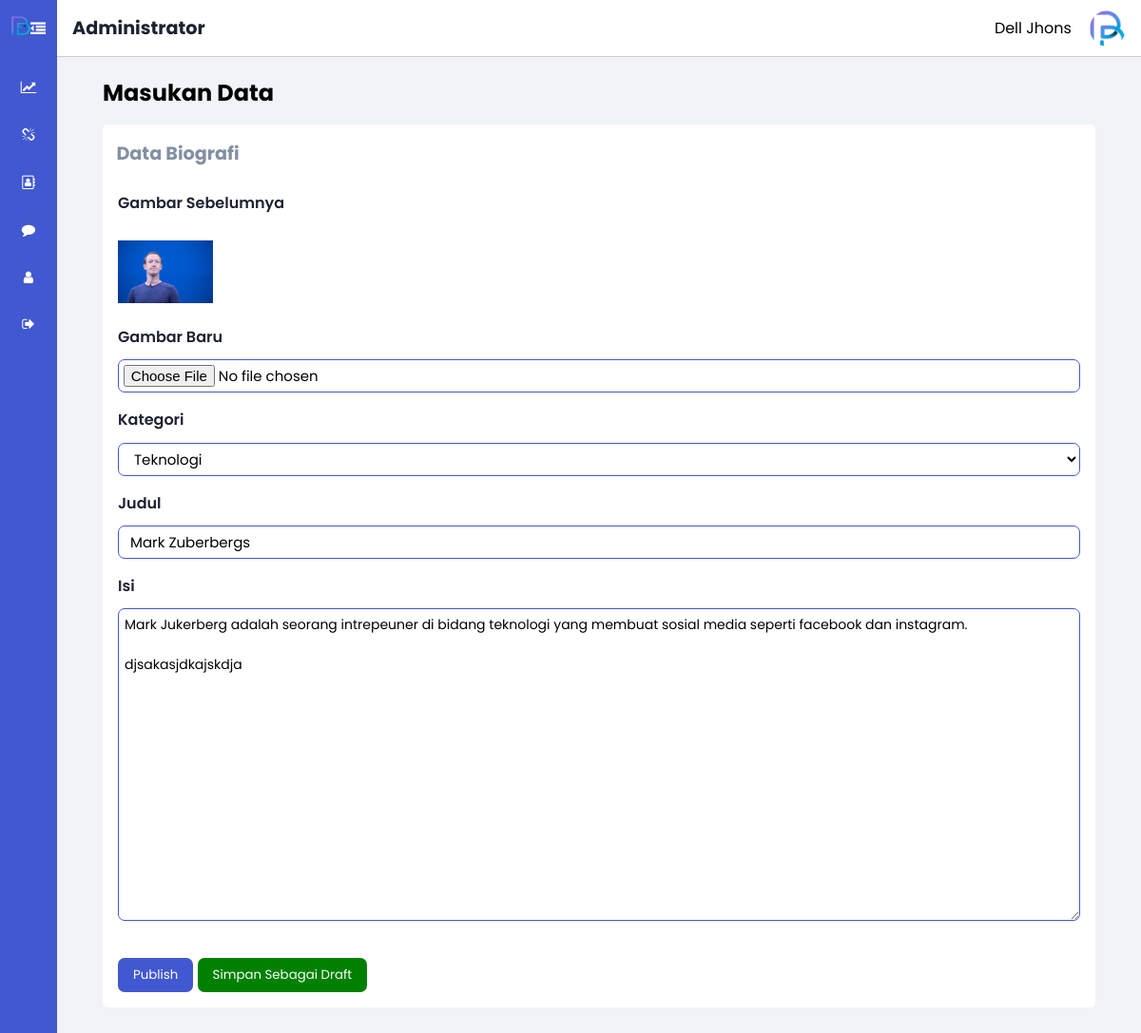
Screenshot of /content/admin/index.php?hal=biography_update&id=16 (signed in) with the database file from the repository.
### tables this page shows
CREATE TABLE `tbl_biography` (
  `id_bio` int(11) NOT NULL,
  `title_bio` varchar(100) NOT NULL,
  `text_bio` text NOT NULL,
  `img_bio` varchar(100) NOT NULL,
  `tgl_bio` datetime NOT NULL,
  `status_bio` int(11) NOT NULL,
  `id_category` int(11) NOT NULL,
  `id_user` int(11) NOT NULL
);

CREATE TABLE `tbl_category` (
  `id_category` int(10) NOT NULL,
  `name_category` varchar(50) NOT NULL,
  `img_category` varchar(200) NOT NULL
);

### content/admin/biography/b_update.php (the view, shortened to what this page needs)
<?php
    $query_category = mysqli_query($conn, "SELECT * FROM tbl_category");
    $query_bio = mysqli_query($conn, "SELECT * FROM tbl_biography WHERE id_bio = '$_GET[id]'");
    $data  = mysqli_fetch_array($query_bio);
?>
<h2 class="dashboard-title">Masukan Data</h2>
<div class="table-cards">
    <div class="table-card">
        <div class="name-crud">
            <h3>Data Biografi</h3>
        </div>
        <form class="form-type" action="?hal=biography_edit" method="post" enctype="multipart/form-data">
            <div class="input-form">
                <label>Gambar Sebelumnya</label>
                <img src="../../assets/images/biography/<?= $data['img_bio']?>">
            </div>
            <div class="input-form">
                <label for="var1">Gambar Baru</label>
                <input type="file" name="image_new" id="var1">
            </div>
            <div class="input-form">
                <label for="var2">Kategori</label>
                <select name="category_bio" id="var2">
                    <?php
                        while($c = mysqli_fetch_array($query_category)){
                            echo "<option value='$c[id_category]'";
                            if ($c['id_category'] == $data['id_category']){
                                echo "selected";
                            }
                                echo ">$c[name_category]</option>";
                        }
                    ?>
                </select>
            </div>
            <div class="input-form">
                <label for="var3">Judul</label>
                <input type="text" value="<?= $data['title_bio']?>" name="title" id="var3" required>
            </div>
            <div class="input-form">
                <label for="var4">Isi</label>
                <textarea name="content" id="var4" cols="30" rows="15"><?php echo $data['text_bio']?></textarea>
            </div>
            <button type="submit" name="publish" class="publish">Publish</button>
            <button type="submit" name="simpan" class="simpan">Simpan Sebagai Draft</button>
        </form>
    </div>
</div>

### assets/css/ad_main_style.css (style rules this page uses)
:root { --main-color: #4158d0; --color-dark: #1D2231; --text-grey: #8390A2; }
* { margin: 0; padding: 0; font-family: 'Poppins', sans-serif; text-decoration: none; list-style: none; box-sizing: border-box; }
.dashboard-title { color: var(--text-dark); margin-bottom: 1rem; }
.table-cards { width: 100%; }
.table-card { background: #ffffff; border-radius: 5px; }
.table-card .name-crud { display: flex; justify-content: space-between; text-align: center; padding: 1rem .9rem; height: 70px; }
.table-card .name-crud h3 { color: var(--text-grey); font-size: 1.2rem; }
.table-card form.form-type { padding: 0rem 1rem; }
.table-card form.form-type label { display: block; padding-bottom: .7rem; font-size: 1rem; font-weight: 600; color: var(--color-dark); }
.table-card form.form-type input, .table-card form.form-type select { width: 100%; height: 35px; outline: none; font-size: 15px; padding-left: 12px; border: 1px solid lightgrey; border-radius: 7px; background: none; }
.table-card .input-form textarea { width: 100%; font-size: 14px; border-radius: 7px; border: none; border: 1px solid lightgrey; padding: 6px; }
.table-card form.form-type .input-form { margin-bottom: 1rem; }
.table-card form.form-type input[type=file] { padding: .3rem; }
.table-card form.form-type img { margin-top: 1rem; width: 100px; }
.table-card form.form-type input:focus, form.form-type input:valid, .table-card form.form-type select:focus, .table-card form.form-type select:valid, .table-card .input-form textarea:focus, .table-card .input-form textarea:valid { border-color: var(--main-color); }
.table-card form.form-type button.publish { border: none; padding: .5rem 1rem; margin-bottom: 1rem; margin-top: 1rem; background: var(--main-color); color: #fff; border-radius: 7px; cursor: pointer; }
.table-card form.form-type button.simpan { border: none; padding: .5rem 1rem; margin-bottom: 1rem; margin-top: 1rem; background: green; color: #fff; border-radius: 7px; cursor: pointer; }

### rows the page displays
tbl_biography: img_bio (picture), category_bio "Teknologi", title "Mark Zuberbergs", content "Mark Jukerberg adalah seorang intrepeuner di bidang teknologi yang membuat sosial media seperti facebook dan instagram. djsakasjdkajskdja"

### other values shown
$_SESSION['name_user'] "Dell Jhons"
